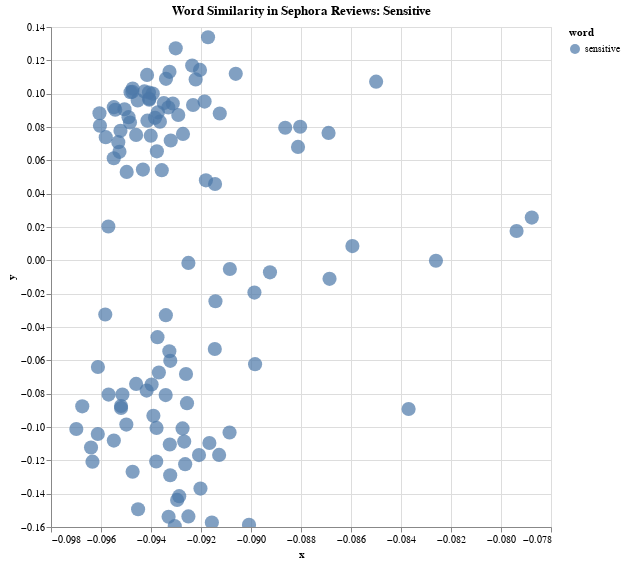

Notebook source saved alongside this figure:
### Markdown cell above
# Measuring Word Similarity with BERT (Sephora Makeup Reviews)

By [The BERT for Humanists](https://melaniewalsh.github.io/BERT-for-Humanists/) Team

How can we measure the similarity of words, or word uses, in a collection of texts? Let's say we're interested in a collection of Sephora makeup reviews, and we specifically want to understand the experiences of customers who are "sensitive" to makeup in various ways. Do reviewers use the word "sensitive" similarly or differently when describing different products, or when rating a product positively or negatively? What about when reviewers discuss how well makeup holds up at the the "pool, the "gym," the "office, or a "wedding" — how do these contexts compare?  

We can explore all of these questions with BERT, a natural language processing model that has revolutionized the field.

BERT turns words or tokens into vectors — essentially, a list of numbers in a coordinate system (x, y). We can then use the geometric similarity between these resulting vectors as a way to represent varying types of similarity between words.

## In This Notebook
In this Colab notebook, we will specifically analyze a collection of 5k [Sephora makeup reviews](https://github.com/everestpipkin/datagardens/tree/master/students/khanniie/5_newDataSet) scraped by Google engineer [Connie Ye](https://connieye.com/about). While an undergraduate student at Carnegie Mellon, Ye completed a project about Sephora reviews that specifically mentioned crying, and she even created a [website](https://connie.dog/sephora/) where you can explore these waterlogged reviews. 

For our purposes here, we will analyze all 5k Sephora reviews with the [DistilBert model](https://huggingface.co/transformers/model_doc/distilbert.html) and the HuggingFace Python library. DistilBert is a smaller — yet still powerful! — version of BERT. By using the rich representations of words that BERT produces, we will then explore the multivalent meanings of particular words in context.

We hope this notebook will help illustrate how BERT works, how well it works, and how you might use BERT to explore the similarity of words in a collection of texts. But we also hope that these results will expose some of the limitations and challenges of BERT.

### Code cell
#@title BERT Word Vectors: A Preview { display-mode: "form" }
#@title: Hover
import pandas as pd
import altair as alt

url = "https://github.com/melaniewalsh/Neat-Datasets/raw/main/bert-word-sensitive.csv"
df = pd.read_csv(url, encoding='utf-8')

search_keywords = ['sensitive']
color_by = 'word'

alt.Chart(df, title=f"Word Similarity in Sephora Reviews: {', '.join(search_keywords).title()}").mark_circle(size=200).encode(
    alt.X('x',
        scale=alt.Scale(zero=False)
    ), y="y",
    color= color_by,
    tooltip=['word', 'context', 'type', 'brand']
    ).interactive().properties(
    width=500,
    height=500
)
